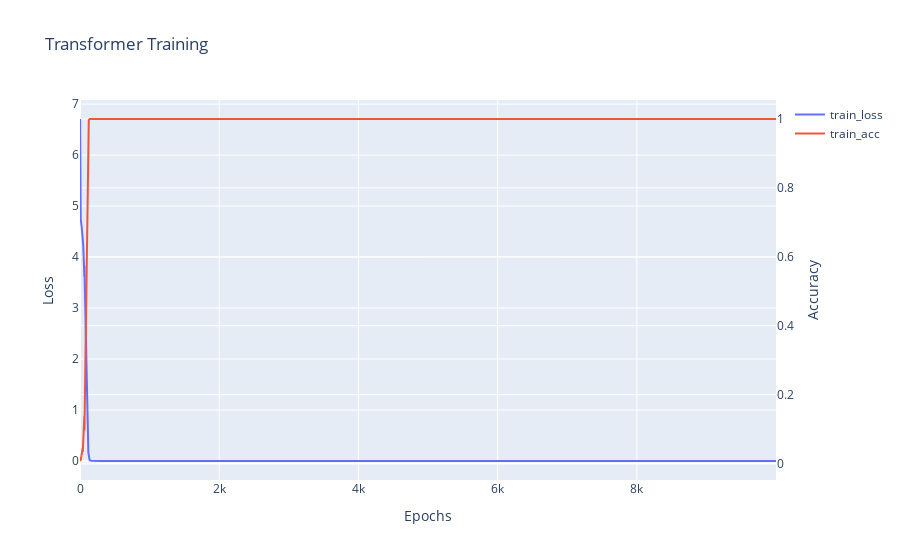

This figure's notebook cell:
### Code cell
fig = go.Figure()

# Add the first trace (y1)
fig.add_trace(
    go.Scatter(x=stats.index, y=stats["train_loss"], name="train_loss", mode="lines")
)

# Add the second trace (y2) with secondary_y=True
fig.add_trace(
    go.Scatter(
        x=stats.index, y=stats["train_acc"], name="train_acc", mode="lines", yaxis="y2"
    )
)

# Update the layout to include the second y-axis
fig.update_layout(
    title="Transformer Training",
    xaxis_title="Epochs",
    yaxis_title="Loss",
    yaxis2=dict(
        title="Accuracy",
        overlaying="y",  # Overlay the second y-axis on top of the first
        side="right",  # Place the second y-axis on the right
    ),
)

# Show the plot
fig.show()

### Figure 1 — Plotly figure (JSON) as saved in the notebook; plotly's stock layout.template omitted (floating-point values rounded to 4 significant figures; data arrays with more than 128 entries replaced by an {"elided": "..."} marker saying what was removed)
{"data": [{"mode": "lines", "name": "train_loss", "type": "scatter", "x": {"elided": "10000 int values"}, "y": {"elided": "10000 float values"}}, {"mode": "lines", "name": "train_acc", "type": "scatter", "x": {"elided": "10000 int values"}, "y": {"elided": "10000 float values"}, "yaxis": "y2"}], "layout": {"title": {"text": "Transformer Training"}, "xaxis": {"title": {"text": "Epochs"}}, "yaxis": {"title": {"text": "Loss"}}, "yaxis2": {"overlaying": "y", "side": "right", "title": {"text": "Accuracy"}}}}
